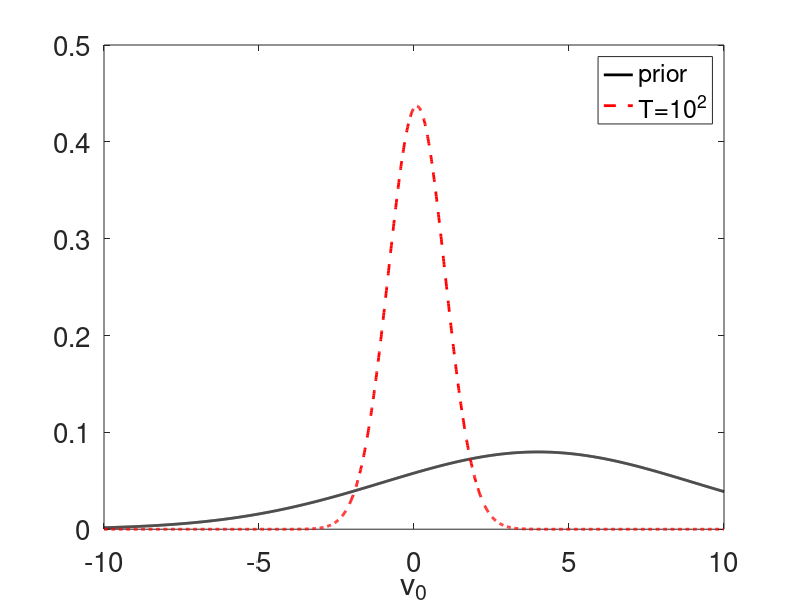

MATLAB code for this plot:
clear;set(0,'defaultaxesfontsize',20);format long
% p2c.m - smoothing problem for continuous time OU process
%% setup
C0=5;m0=4;% variance and mean of the prior
sd=1;rng(sd);% choose random number seed
T=10; tau=0.01; t=[0:tau:T]; N=length(t);% time discretization
lambda=-0.5;% dynamics determined by lambda
gamma=1;% observational noise variance is gamma^2

%% truth
vt=zeros(N,1);  z=zeros(N,1);% preallocate space to save time
vt(1)=0.5; z(1)=0;% truth initial condition
dW=sqrt(tau)*randn(N-1,1);% precalculating the Brownian increments used
    for i=1:N-1
        % can be replaced Psi for each problem
        vt(i+1)=exp(lambda*tau)*vt(i);% create truth
        z(i+1)=z(i)+tau*vt(i)+gamma*dW(i);% create data
   end

%% solution
v0=[-10:0.01:10];% construct vector of different initial data
Xi3=zeros(length(v0),1); Idet=Xi3; Jdet=Xi3;% preallocate space to save time
for j=1:length(v0) 
   Jdet(j)=1/2/C0*(v0(j)-m0)^2;% background penalization
   Xi3(j)=1/2*v0(j)^2*gamma^-2*(exp(2*lambda*T)-1)/(2*lambda)- ...
    sum(v0(j)*exp(lambda*t(1:end-1)).*diff(z)')/gamma^2;
   Idet(j)=Xi3(j)+Jdet(j);
end

constant=trapz(v0,exp(-Idet));% approximate normalizing constant
P=exp(-Idet)/constant;% normalize posterior distribution
prior=normpdf(v0,m0,C0); % calculate prior distribution

figure(1),plot(v0,prior,'k','LineWidth',2)
hold on, plot(v0,P,'r--','LineWidth',2), xlabel 'v_0',
legend 'prior' T=10^2  
